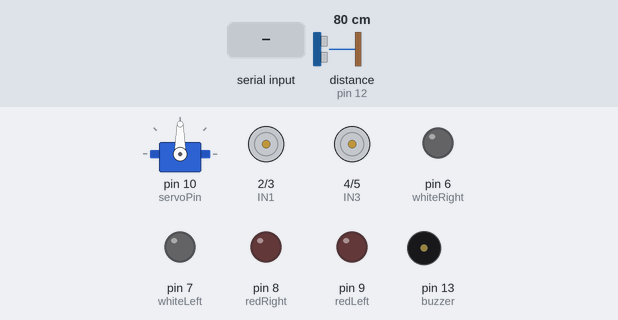
The sketch below on a simulated Arduino Uno, built with avr-gcc and run on an emulated ATmega328P. Shown: servo, motor-driver pin pairs drawn as motors (green arrow = first pin HIGH = forward, orange = second pin HIGH = backward, longer = more drive), output pins drawn as LEDs (lit = HIGH), buzzer (waves = sounding, pin HIGH). The test bench sets the inputs (shaded band); at power-on: distance to the obstacle (sensor on pin 12) 80 cm. The echo pulse lasts 58.3 µs per cm; pins used as bus, display or sensor lines are not drawn.

Above: at 1.2 s.
1.3 s: "A" received over Serial
At 2.4 s:
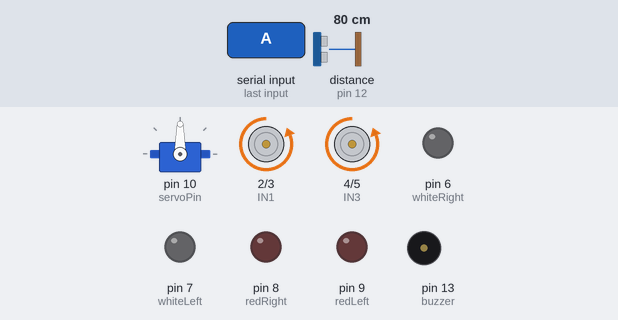
2.9 s: distance to the obstacle (sensor on pin 12) set to 24 cm
4.4 s: distance to the obstacle (sensor on pin 12) set to 20 cm
At 5.0 s:
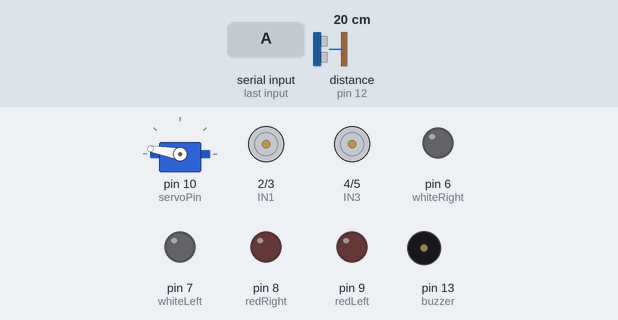
At 5.6 s:
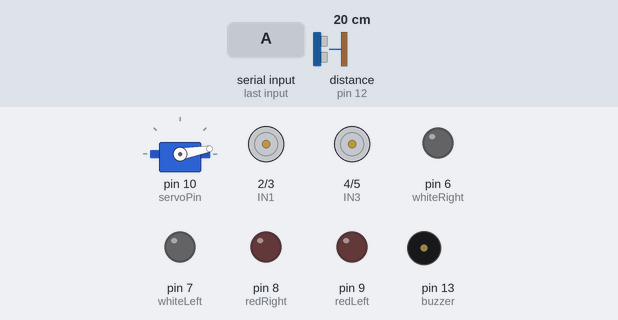
9.1 s: distance to the obstacle (sensor on pin 12) set to 2 cm
Timing chart, 0 to 13.1 s (numbered marks = the images above; inputs shaded):
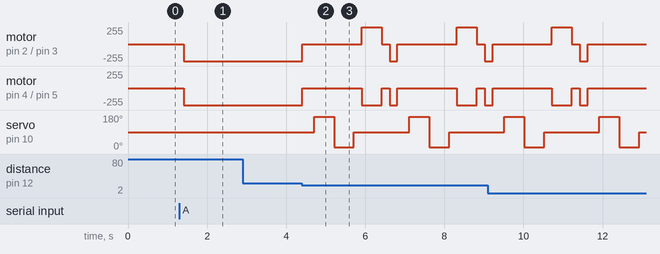

The sketch:

RC_CAR.ino
```cpp
#include <Servo.h>
int IN1 = 2;
int IN2 = 3;
int IN3 = 4;
int IN4 = 5;
int whiteRight = 6;
int whiteLeft = 7;
int redRight = 8;
int redLeft = 9;
Servo scannerServo;
int servoPin = 10;
int trigPin = 11;
int echoPin = 12;
int buzzer = 13;
int limitDistance = 20;
int turnTime = 500;
bool autoMode = false;
void setup()
{
  pinMode(IN1, OUTPUT);
  pinMode(IN2, OUTPUT);
  pinMode(IN3, OUTPUT);
  pinMode(IN4, OUTPUT);
  pinMode(whiteRight, OUTPUT);
  pinMode(whiteLeft, OUTPUT);
  pinMode(redRight, OUTPUT);
  pinMode(redLeft, OUTPUT);
  pinMode(buzzer, OUTPUT);
  pinMode(trigPin, OUTPUT);
  pinMode(echoPin, INPUT);
  Serial.begin(9600);
  scannerServo.attach(servoPin);
  scannerServo.write(90);
  stopCar();
  digitalWrite(whiteRight, LOW);
  digitalWrite(whiteLeft, LOW);
  digitalWrite(redRight, LOW);
  digitalWrite(redLeft, LOW);
  digitalWrite(buzzer, LOW);
}
void loop()
{
  if (Serial.available() > 0)
  {
    char command = Serial.read();
    if (command == 'M')
    {
      autoMode = false;
      stopCar();
      digitalWrite(redRight, LOW);
      digitalWrite(redLeft, LOW);
    }
    else if (command == 'A')
    {
      autoMode = true;
    }
    else if (autoMode == false)
    {
      if (command == 'F')
      {
        forward();
        digitalWrite(redRight, LOW);
        digitalWrite(redLeft, LOW);
      }
      else if (command == 'B')
      {
        backward();
        digitalWrite(redRight, HIGH);
        digitalWrite(redLeft, HIGH);
      }
      else if (command == 'R')
      {
        right();
        digitalWrite(redRight, LOW);
        digitalWrite(redLeft, LOW);
      }
      else if (command == 'L')
      {
        left();
        digitalWrite(redRight, LOW);
        digitalWrite(redLeft, LOW);
      }
      else if (command == 'S')
      {
        stopCar();
        digitalWrite(redRight, LOW);
        digitalWrite(redLeft, LOW);
      }
      else if (command == 'W')
      {
        digitalWrite(whiteRight, HIGH);
        digitalWrite(whiteLeft, HIGH);
      }
      else if (command == 'w')
      {
        digitalWrite(whiteRight, LOW);
        digitalWrite(whiteLeft, LOW);
      }
      else if (command == 'P')
      {
        digitalWrite(buzzer, HIGH);
      }
      else if (command == 'p')
      {
        digitalWrite(buzzer, LOW);
      }
    }
  }
  if (autoMode == true)
  {
    autoDrive();
  }
}

void autoDrive()
{
  scannerServo.write(90);
  delay(100);
  int frontDistance = getDistance();
  if (frontDistance > limitDistance)
  {
    forward();
    digitalWrite(redRight, LOW);
    digitalWrite(redLeft, LOW);
    return;
  }
  stopCar();
  delay(300);
  scannerServo.write(170);
  delay(500);
  int rightDistance = getDistance();
  scannerServo.write(10);
  delay(500);
  int leftDistance = getDistance();
  scannerServo.write(90);
  delay(200);
  if (rightDistance > leftDistance)
  {
    right();
    delay(turnTime);
    stopCar();
    delay(200);
  }
  else
  {
    left();
    delay(turnTime);
    stopCar();
    delay(200);
  }
  forward();
  delay(100);
}
int getDistance()
{
  digitalWrite(trigPin, LOW);
  delayMicroseconds(2);
  digitalWrite(trigPin, HIGH);
  delayMicroseconds(10);
  digitalWrite(trigPin, LOW);
  long duration = pulseIn(echoPin, HIGH, 30000);
  if (duration == 0)
  {
    return 400;
  }
  int distance = duration * 0.034 / 2;
  return distance;
}
void forward()
{
  digitalWrite(IN1, LOW);
  digitalWrite(IN2, HIGH);
  digitalWrite(IN3, LOW);
  digitalWrite(IN4, HIGH);
}
void backward()
{
  digitalWrite(IN1, HIGH);
  digitalWrite(IN2, LOW);
  digitalWrite(IN3, HIGH);
  digitalWrite(IN4, LOW);
}
void right()
{
  digitalWrite(IN1, LOW);
  digitalWrite(IN2, HIGH);
  digitalWrite(IN3, HIGH);
  digitalWrite(IN4, LOW);
}
void left()
{
  digitalWrite(IN1, HIGH);
  digitalWrite(IN2, LOW);
  digitalWrite(IN3, LOW);
  digitalWrite(IN4, HIGH);
}
void stopCar()
{
  digitalWrite(IN1, LOW);
  digitalWrite(IN2, LOW);
  digitalWrite(IN3, LOW);
  digitalWrite(IN4, LOW);
}
```

Measured:
- the behaviour switches between 22 and 21 cm on distance to the obstacle (sensor on pin 12) (found by bisection; images 1 and 2)
- after the input at 1.3 s, motor on pin 2 (IN1) / pin 3 (IN2), motor on pin 4 (IN3) / pin 5 (IN4): stopped → backward 255/255 after 0.11 s
- after the input at 2.9 s, every drawn part: stays the same
